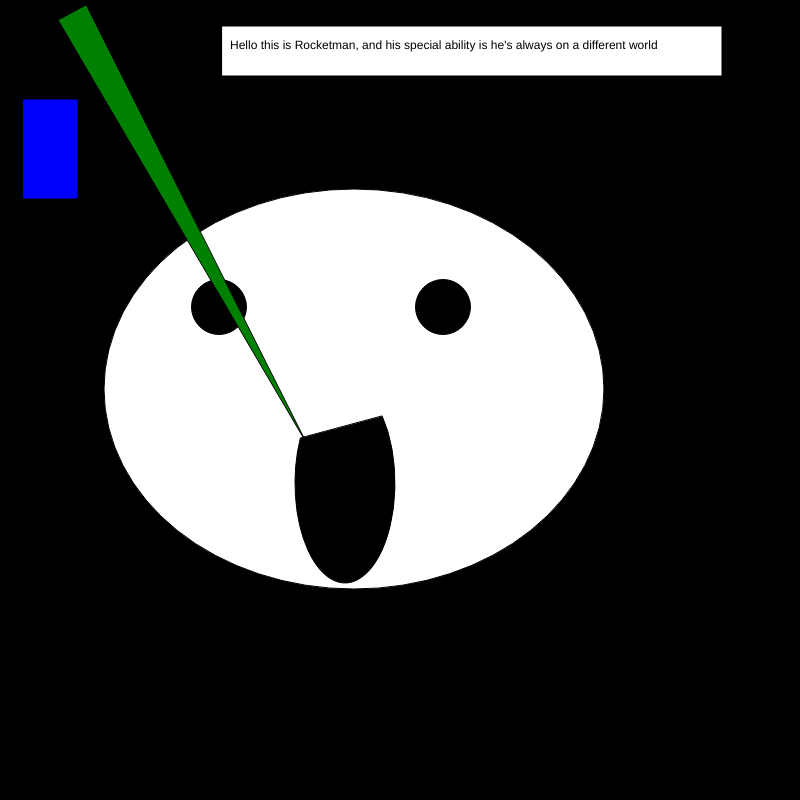
Frame 1 (no input)
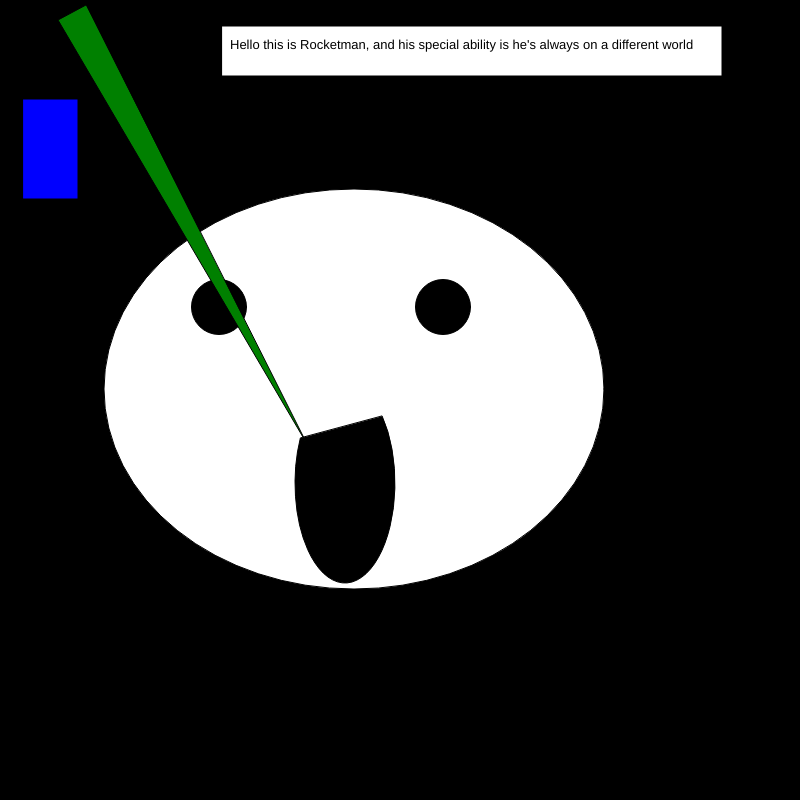
Frame 60 (no input)
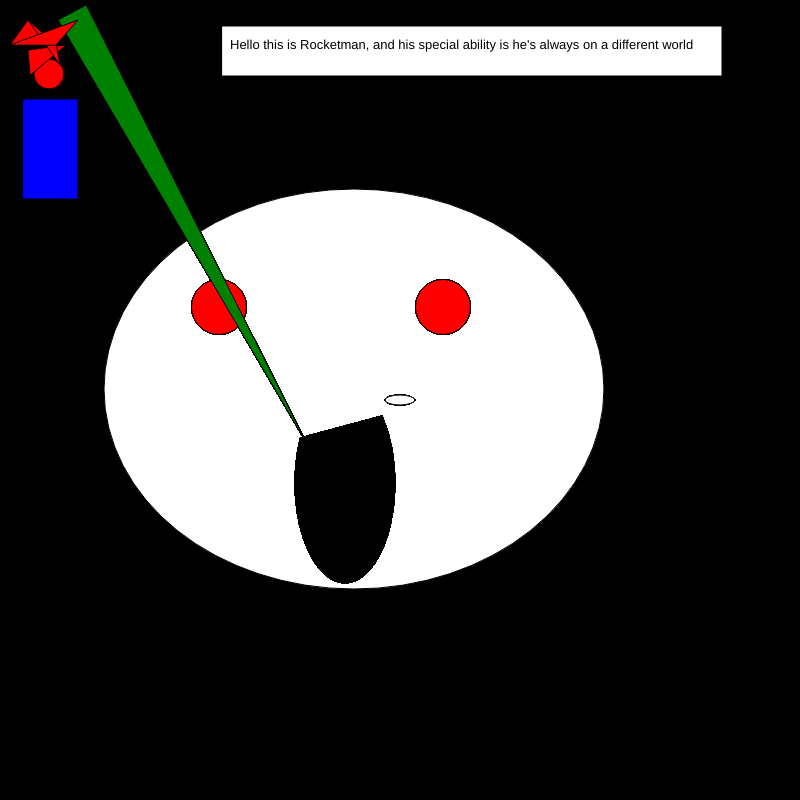
Frame 120 (the mouse pressed at the canvas centre since frame 60)

The p5.js sketch that drew these frames (run headless with seeded random() and noise() and a simulated clock; from frame 60 on, the mouse is pressed at the canvas centre):

// p5.js sketch
// ── sketch.js
function setup() {
  // put setup code here
    createCanvas(800, 800);
}

function draw() {
  // put drawing code here


  fill("black");
  text(mouseX + ", " + mouseY, 20, 20);


if (mouseIsPressed){

  //mouth
   fill("black");
  arc(345, 483, 100, 200, 200, PI + QUARTER_PI, CHORD);

   //lighter
  fill("blue");
  rect(23, 99, 55, 100);

  fill("black");
  triangle(307, 444 , 58, 20, 86, 5);
  //eyes
  fill("red")
   ellipse(219, 307, 55, 55);
   fill("red")
   ellipse(443, 307, 55, 55);
   //sssshhhhhh
  fill("green");
  triangle(307, 444 , 58, 20, 86, 5);
  //fire
  fill("red");
  ellipse(49, 74, 30, 30);
  triangle(10, 45, 28, 20, 56, 45);
  triangle(30, 75, 28, 50, 66, 45);
  triangle(60, 65, 28, 20, 56, 45);
  triangle(10, 45, 78, 20, 56, 45);
  //smoke
  fill("white")
   ellipse(mouseX, mouseY, 30, 10);







} else {
background("black");

  //head shape
  fill("white");
  ellipse(354,389, 500, 400);
  //eyes
  fill("black")
   ellipse(219, 307, 55, 55);
   fill("black")
   ellipse(443, 307, 55, 55);
  //mouth
  fill("black");
  arc(345, 483, 100, 200, 200, PI + QUARTER_PI, CHORD);


  //sssshhhhhh
  fill("green");
  triangle(307, 444 , 58, 20, 86, 5);
  //lighter
  fill("blue");
  rect(23, 99, 55, 100);

  fill("white");
  fill("#FFFFFF")
        rect(222, 26 , 500, 50);
      fill("black")
        text("Hello this is Rocketman, and his special ability is he's always on a different world", 230, 49);
  textSize (13);
}



}

function mouseReleased() {
  print(mouseX + ", " + mouseY);
}
